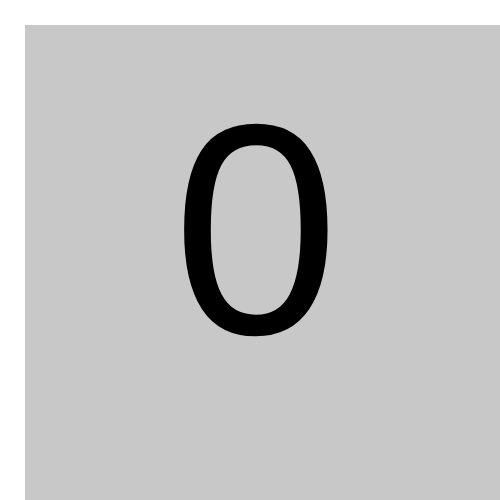
Frame 1 (no input)
Frame 60 (no input): identical to frame 1, image omitted
Frame 120 (the mouse pressed at the canvas centre since frame 60): identical to frame 1, image omitted

The p5.js sketch that drew this single still picture (run headless with seeded random() and noise() and a simulated clock; from frame 60 on, the mouse is pressed at the canvas centre):

// p5.js sketch
// ── sketch.js

var value = 0
var lastkey = 0

function setup() {
  createCanvas(500, 500)
}

function draw() {
  fill(200)
  noStroke()
  rect(25, 25, width, height)
  fill(value)
  textSize(300)
  text(lastkey, width / 2.9, height / 1.5)
}

function keyTyped() {
  if (key == 'a') {
    value = 255
  } else if (key === 'b') {
    value = 245
  } else if (key === 'c') {
    // value = 235
  } else if (key === 'd') {
    //  value = 225
  } else if (key === 'e') {
    //  value = 215
  } else if (key === 'f') {
    //  value = 205
  } else if (key === 'g') {
    //  value = 195
  }  else {
    value = 0
  }
  
  // lastkey = key
}
